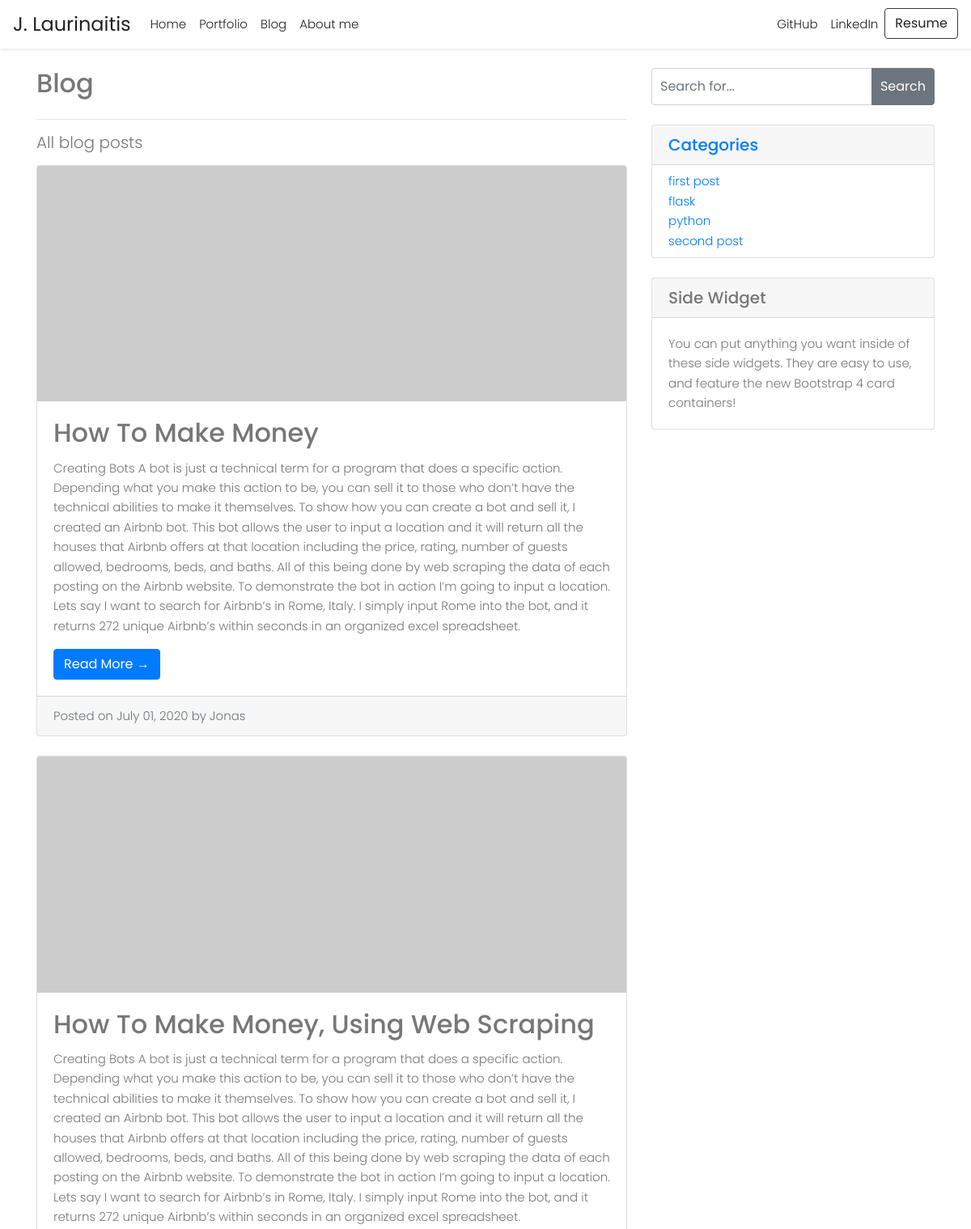
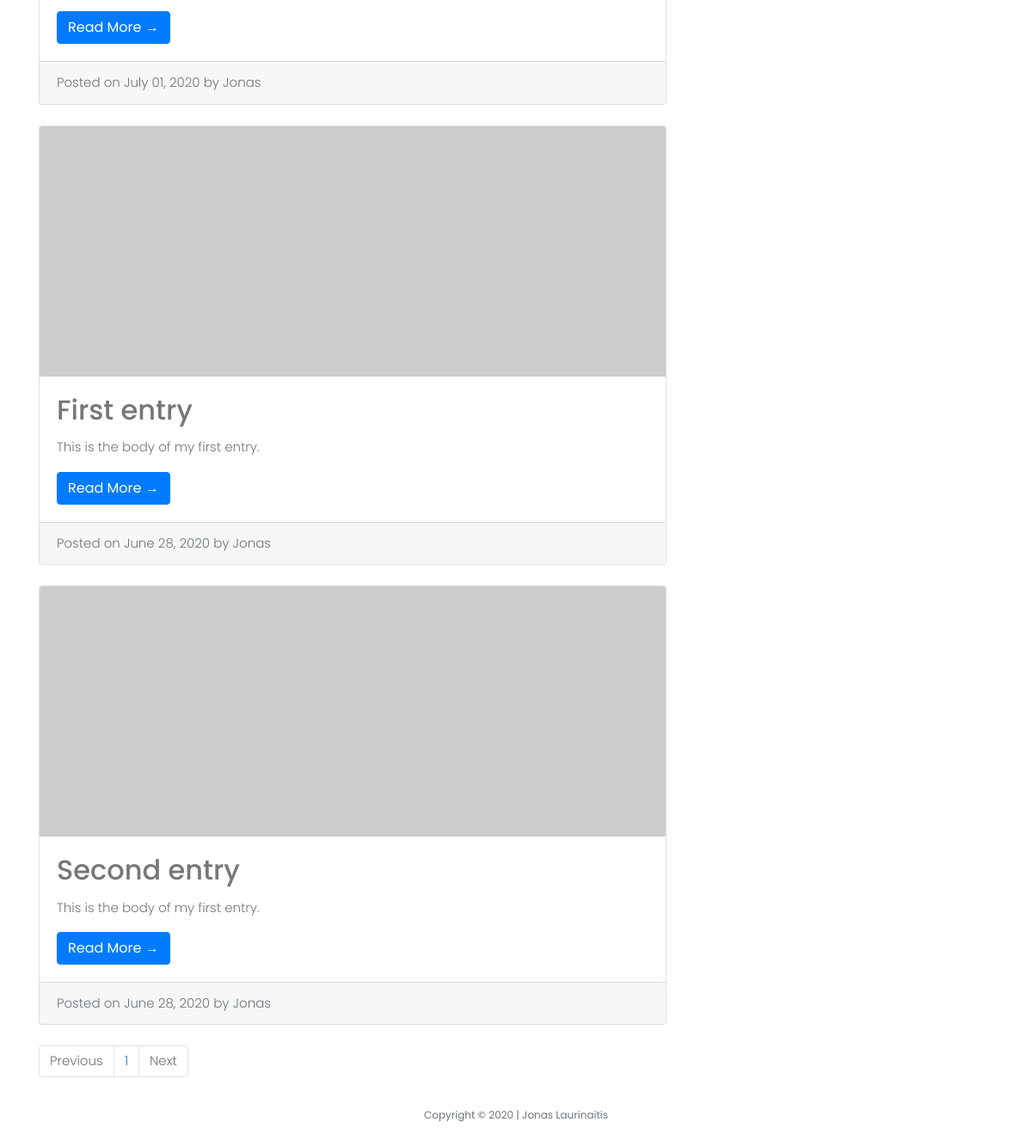
The app's page /posts/, older data (2 pictures, top to bottom).
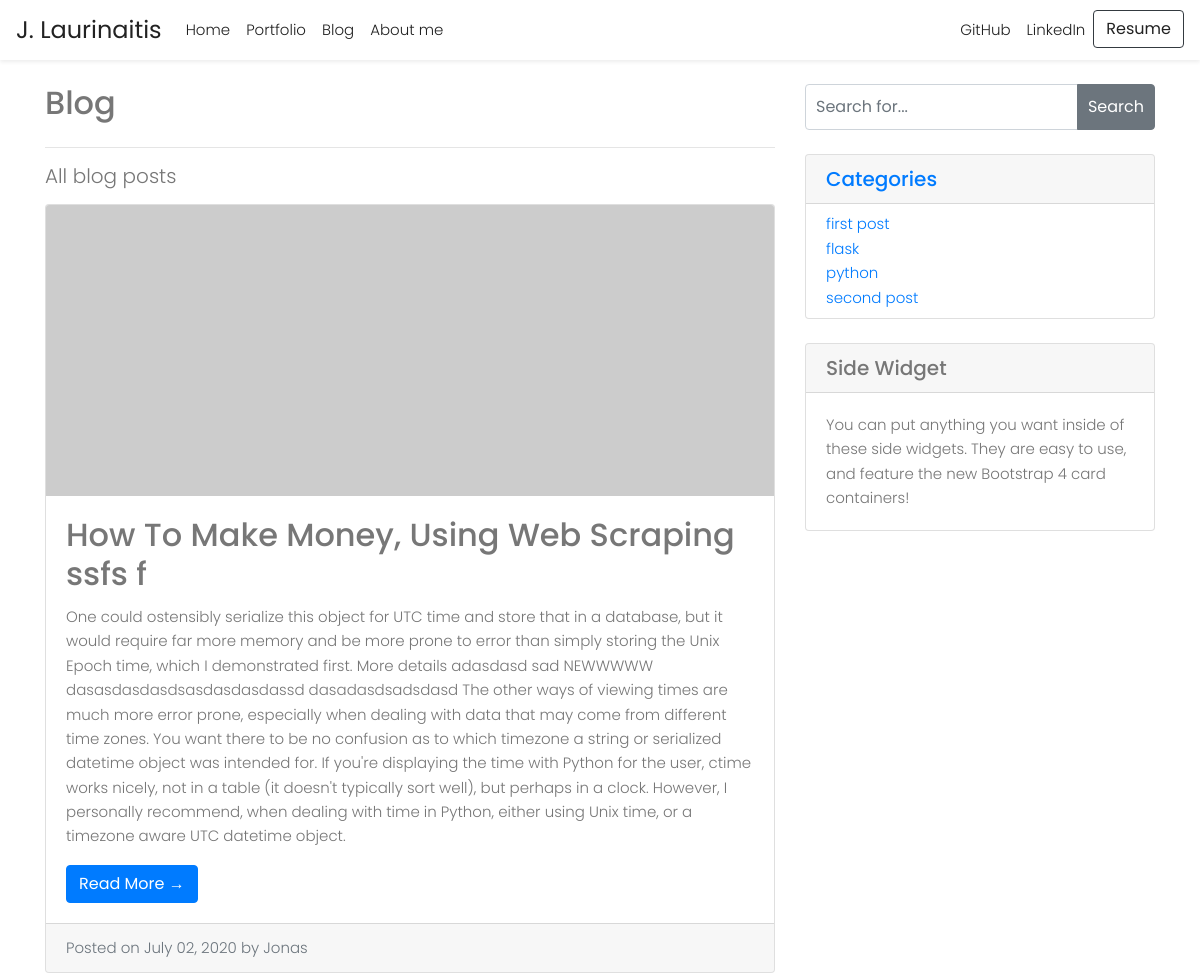
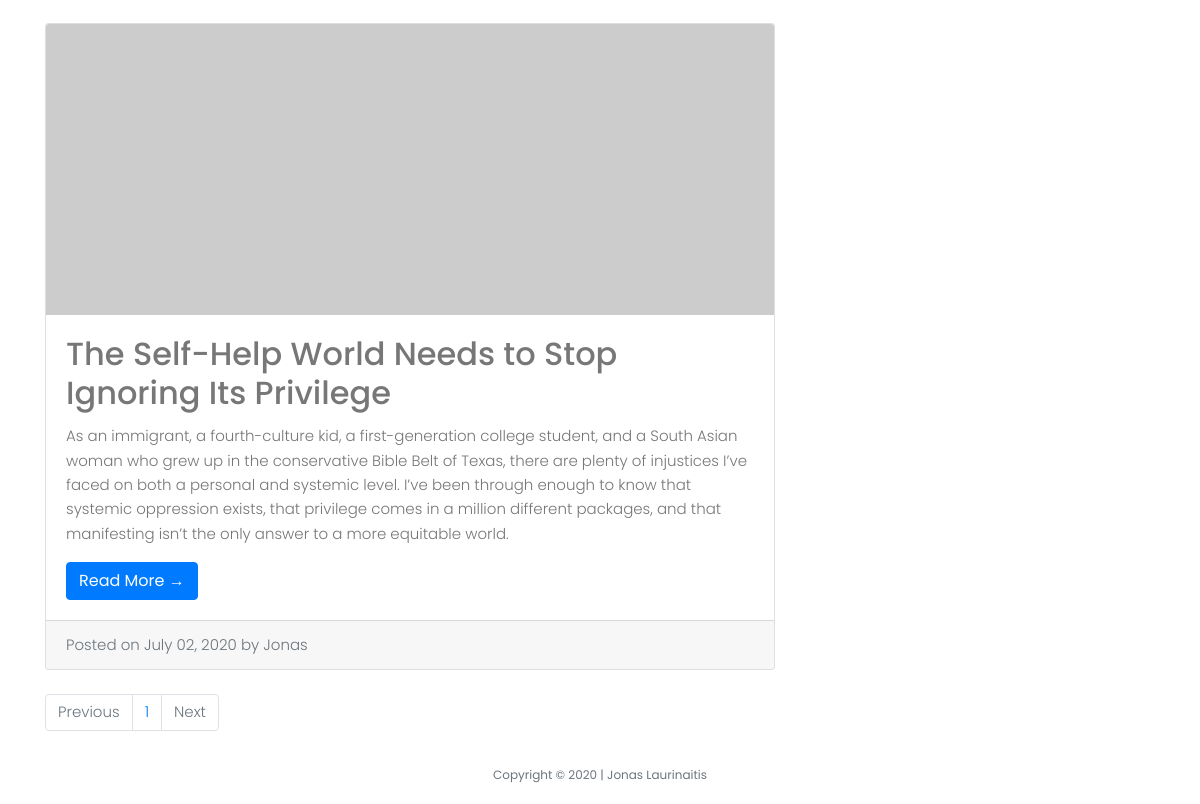
The same page, newer data (2 pictures, top to bottom).
### models.py (models this page shows, shortened)
class Entry(db.Model):
    STATUS_PUBLIC = 0
    STATUS_DRAFT = 1
    STATUS_DELETED = 2
    id = db.Column(db.Integer, primary_key=True)
    title = db.Column(db.String(100))
    slug = db.Column(db.String(100))
    body = db.Column(db.Text)
    status = db.Column(db.SmallInteger, default=STATUS_PUBLIC)
    created_timestamp = db.Column(db.DateTime, default=datetime.now())
    modified_timestamp = db.Column(
        db.DateTime,
        default=datetime.now(),
        onupdate=datetime.now())
    tags = db.relationship('Tag', secondary=entry_tags,
        backref=db.backref('entries', lazy='dynamic'))

class Tag(db.Model):
    id = db.Column(db.Integer, primary_key=True)
    name = db.Column(db.String(64))
    slug = db.Column(db.String(64), unique=True)

### entries/blueprint.py (the view)
@entries.route('/')
def index():
    entries = Entry.query.order_by(Entry.created_timestamp.desc())
    tags = Tag.query.order_by(Tag.name.asc())
    return entry_list('entries/index.html', entries, title='Jonas Laurinaitis - Blog Posts', tags=tags)

### entries/blueprint.py (called while the page is built, shortened)
def entry_list(template, query, **context):
    valid_statuses = (Entry.STATUS_PUBLIC, Entry.STATUS_DRAFT)
    query = query.filter(Entry.status.in_(valid_statuses))
    results = []
    search = request.args.get('q')
    return object_list(template, query, **context)

### helpers.py (called while the page is built)
def object_list(template_name, query, paginate_by=20, **context):
    page = request.args.get('page')
    if page and page.isdigit():
        page = int(page)
    else:
        page = 1
    object_list = query.paginate(page, paginate_by)
    return render_template(template_name, object_list=object_list, **context)

### entries/templates/entries/index.html
{% extends "layout.html" %}
{% block main %}
<div class="container">
    <div class="row">
        <div class="col-md-8">
            <h2 class="my-4">Blog</h2>
            <hr>
            <p class="lead" style="margin-bottom: 16px;">All blog posts</p>
            {% include "includes/_list.html" %}
            {% include "includes/_page_links.html" %}
        </div>
        <div class="col-md-4">
            {% include "includes/_search.html" %}
            <div class="card my-4">
                <h5 class="card-header"><a href="{{ url_for('entries.tag_index') }}">Categories</a></h5>
                <div class="card-body py-2">
                    <ul class="list-unstyled mb-0">
                        {% for tag in tags %}
                        <li><a href="{{ url_for('entries.tag_detail', slug=tag.slug)
                            }}">{{ tag.name }}</a></li>
                        {% endfor %}
                    </ul>
                </div>
            </div>
            <div class="card my-4">
                <h5 class="card-header">Side Widget</h5>
                <div class="card-body">
                    You can put anything you want inside of these side widgets. They are easy to use, and feature
                    the new Bootstrap 4 card containers!
                </div>
            </div>
        </div>
    </div>
</div>
{% endblock %}

### templates/layout.html (shortened to what this page needs)
<!doctype html>
<html lang="en">
<head>
  <link rel="stylesheet" href="/static/styles/bootstrap.css">
  <link rel="stylesheet" type="text/css" href="{{ url_for('static', filename='/styles/main.css') }}">
</head>
<body>
  {% include 'includes/_navbar.html' %}
  <main>
    {% block main %}{% endblock %}
  </main>
  <footer class="small text-center text-muted mt-auto py-3">
    <p class="copyright m-0">Copyright &copy; 2020 | Jonas Laurinaitis</p>
  </footer>
</body>
</html>

### templates/includes/_navbar.html (shortened to what this page needs)
<nav id="nav" class="navbar navbar-expand-md sticky-top">
    <a id="logo" class="navbar-brand" href="{{ url_for('index') }}">J. Laurinaitis</a>
    <div class="collapse navbar-collapse" id="navbarNav">
      <ul class="navbar-nav">
        <li class="nav-item active">
          <a class="nav-link" href="{{ url_for('index') }}">Home</a>
        </li>
        <li class="nav-item">
          <a class="nav-link" href="#">Portfolio</a>
        </li>
        <li class="nav-item">
          <a class="nav-link" href="{{ url_for('entries.index') }}">Blog</a>
        </li>
        <li class="nav-item">
          <a class="nav-link" href="{{ url_for('about') }}">About me</a>
        </li>
      </ul>
      <ul class="navbar-nav ml-auto">
        <li class="nav-item">
          <a target="_blank" class="nav-link" id="" href="https://github.com/JonasLauri">GitHub</a>
        </li>
        <li class="nav-item">
          <a target="_blank" class="nav-link" id="" href="https://www.linkedin.com/in/jonaslaurinaitis/">LinkedIn</a>
        </li>
        <li class="nav-item">
          <a target="_blank" class="btn btn-outline-dark" role="button" id="resumeBtn"
            href="#">Resume</a>
        </li>
      </ul>
    </div>
  </nav>

### entries/templates/includes/_list.html
<!DOCTYPE html>
{% for entry in object_list.items %}
     <div class="card mb-4">
        <img class="card-img-top" src="http://placehold.it/750x300" alt="Card image cap">
        <div class="card-body">
          <h2 class="card-title">{{ entry.title }}</h2>
          <p class="card-text">{{ entry.body }}</p>
          <a href="{{ url_for('entries.detail', slug=entry.slug) }}" class="btn btn-primary">Read More &rarr;</a>
        </div>
        <div class="card-footer text-muted">
          Posted on {{ entry.created_timestamp.strftime('%B %d, %Y') }} by Jonas
        </div>
      </div>
{% endfor %}

### templates/includes/_page_links.html
<ul class="pagination">
  <li {% if not object_list.has_prev %} class="page-item disabled" {% endif %} {% if object_list.has_prev %} class="page-item" {% endif %}>
    {% if not object_list.has_prev %}
    <a class="page-link" href="./?page={{ object_list.prev_num }}">Previous</a>
    {% else %}
    <a class="page-link" href="#">Previous</a>
    {% endif %}
  </li>
  {% for page in object_list.iter_pages() %}
    <li class="page-item">
      {% if page %}
        <a class="page-link" {% if page == object_list.page %} class="active" {% endif %}
          href="./?page={{ page }}">{{ page }}</a>
      {% else %}
        <a class="page-link" class="disabled">...</a>
      {% endif%}
    </li>
  {% endfor %}
  <li {% if not object_list.has_next %} class="page-item disabled" {% endif %} {% if object_list.has_next %} class="page-item" {% endif %}>
    {% if object_list.has_next %}
    <a class="page-link" href="./?page={{ object_list.next_num }}">Next</a>
    {% else %}
    <a class="page-link" href="#">Next</a>
    {% endif %}
  </li>
</ul>

### entries/templates/includes/_search.html
<!DOCTYPE html>
<form class="my-4" method="GET" role="form">
    <div class="input-group">
        <input style="padding: 10px;" name="q" class="form-control" placeholder="Search for..." value="{{ request.args.get('q', '') }}">
        <div class="input-group-append">
            <button style="padding: 10px;" class="btn btn-secondary" type="submit">Search</button>
        </div>
    </div>
</form>

### static/styles/main.css (style rules this page uses)
body { background-color: #ffffff; color: #777777; font-family: "Poppins", serif; font-size: 15px; font-weight: 300; line-height: 1.625em; position: relative; }
#nav { background-color: #ffffff; padding-top: 10px; padding-bottom: 10px; -webkit-box-shadow: 0 0.125rem 0.25rem rgba(0, 0, 0, 0.075) !important; box-shadow: 0 0.125rem 0.25rem rgba(0, 0, 0, 0.075) !important; }
#nav a { text-decoration: none; color: #222222; }
#nav #logo { font-family: "Poppins", sans-serif; font-size: 24px; font-weight: 400; }

Row changes from the older to the newer data that the page shows:
removed Entry: title "How To Make Money", body "Creating Bots A bot is just a technical term for a program that does a specific action. Depending what you make this action to be, you can sell it to those who don’t have the technical abilities to make it themselves. To show how you can create a bot and sell it, I created an Airbnb bot. This bot allows the user to input a location and it will return all the houses that Airbnb offers at that location including the price, rating, number of guests allowed, bedrooms, beds, and baths. All of this being done by web scraping the data of each posting on the Airbnb website. To demonstrate the bot in action I’m going to input a location. Lets say I want to search for Airbnb’s in Rome, Italy. I…", created_timestamp "July 01, 2020"
removed Entry: title "How To Make Money, Using Web Scraping", body "Creating Bots A bot is just a technical term for a program that does a specific action. Depending what you make this action to be, you can sell it to those who don’t have the technical abilities to make it themselves. To show how you can create a bot and sell it, I created an Airbnb bot. This bot allows the user to input a location and it will return all the houses that Airbnb offers at that location including the price, rating, number of guests allowed, bedrooms, beds, and baths. All of this being done by web scraping the data of each posting on the Airbnb website. To demonstrate the bot in action I’m going to input a location. Lets say I want to search for Airbnb’s in Rome, Italy. I…", created_timestamp "July 01, 2020"
removed Entry: title "First entry", body "This is the body of my first entry.", created_timestamp "June 28, 2020"
removed Entry: title "Second entry", body "This is the body of my first entry.", created_timestamp "June 28, 2020"
now on this page (row edited): Entry: title "How To Make Money, Using Web Scraping ssfs f", body "One could ostensibly serialize this object for UTC time and store that in a database, but it would require far more memory and be more prone to error than simply storing the Unix Epoch time, which I demonstrated first. More details adasdasd sad NEWWWWW dasasdasdasdsasdasdasdassd dasadasdsadsdasd The other ways of viewing times are much more error prone, especially when dealing with data that may come from different time zones. You want there to be no confusion as to which timezone a string or serialized datetime object was intended for. If you're displaying the time with Python for the user, ctime works nicely, not in a table (it doesn't typically sort well), but perhaps in a clock.…", created_timestamp "July 02, 2020"
added Entry: title "The Self-Help World Needs to Stop Ignoring Its Privilege", body "As an immigrant, a fourth-culture kid, a first-generation college student, and a South Asian woman who grew up in the conservative Bible Belt of Texas, there are plenty of injustices I’ve faced on both a personal and systemic level. I’ve been through enough to know that systemic oppression exists, that privilege comes in a million different packages, and that manifesting isn’t the only answer to a more equitable world.", created_timestamp "July 02, 2020"
